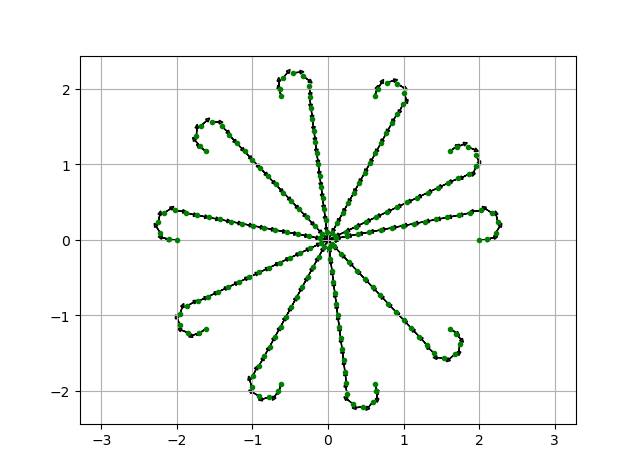

Write Python code to recreate this figure.
#!/bin/env python3


"""

TP Reactive control for mobile robots

author: Alexandre Chapoutot and David Filliat

"""
import math

import numpy as np
import matplotlib.pyplot as plt

import vehicle_model as vm


# Parameters
show_animation = True
nbTest = 10


# Compute control
def bicycle_to_point_control(xTrue, xGoal):
    """
    Compute control from current pose and goal point
    Input:
    - xTrue : current [x, y, \theta] robot pose
    - XGoal : [x, y, \theta] goal pose
    Output:
    - u : [v, \phi] control: speed and steering wheel angle 
    """

    # Control Gains
    K_rho = 10
    K_alpha = 6

    u = np.array([0.0, 0.0])
    rho = np.sqrt(pow((xGoal[0] - xTrue[0]),2) + pow((xGoal[1]-xTrue[1]),2))

    alpha = vm.angle_wrap(np.arctan2((xGoal[1]-xTrue[1]),(xGoal[0]-xTrue[0])) - xTrue[2])
    u[0] = K_rho*rho
    u[1] = K_alpha*alpha

    return u


# Main function
def main():
    print("reactive control of Bicycle Point start")

    Perf = []

    # loop from starting positions
    for i in range(nbTest):

        xGoal = np.array([0.0, 0.0, 0.0])
        xTrue = np.array([2.0 * np.cos(2*np.pi*i/nbTest),
                          2.0 * np.sin(2*np.pi*i/nbTest),
                          2*np.pi*i/nbTest])

        # Initial speed and angle
        v = 0
        phi = 0

        if show_animation:
            # for stopping simulation with the esc key.
            plt.gcf().canvas.mpl_connect('key_release_event',
                    lambda event: [exit(0) if event.key == 'escape' else None])
            plt.grid(True)
            plt.axis("equal")

        if show_animation:
            # display xGoal
            vm.plot_arrow(xGoal[0], xGoal[1], xGoal[2], fc='b')
            # display initial position
            vm.plot_arrow(xTrue[0], xTrue[1], xTrue[2], fc='r')

        k = 0
        while np.amax(np.absolute(vm.dist(xTrue[0:2], xGoal[0:2]))) > 0.05 and k < 10000:
            # Compute Control
            u = bicycle_to_point_control(xTrue, xGoal)

            # Simulation of the vehicle motion
            [xTrue, u, v, phi] = vm.simulate_bicycle(xTrue, u, v, phi)

            if show_animation:
                if k % 150 == 1:
                    vm.plot_arrow(xTrue[0], xTrue[1], xTrue[2], fc='g')
                    plt.plot(xTrue[0], xTrue[1], ".g")
                    plt.pause(0.001)

            k = k + 1

        # Store performances
        Perf.append(k)

    # Display mean performances
    print('Mean goal reaching steps : ', np.mean(Perf))

    if show_animation:
        vm.plot_arrow(xTrue[0], xTrue[1], xTrue[2], fc='g')
        plt.plot(xTrue[0], xTrue[1], ".g")
        plt.pause(0.001)
        plt.savefig('bicycle_to_point.png')
        print('Finished. Press Q in window to exit.')
        plt.show()


if __name__ == '__main__':
    print(__file__ + " start!!")
    main()
    print(__file__ + " Done!!")
